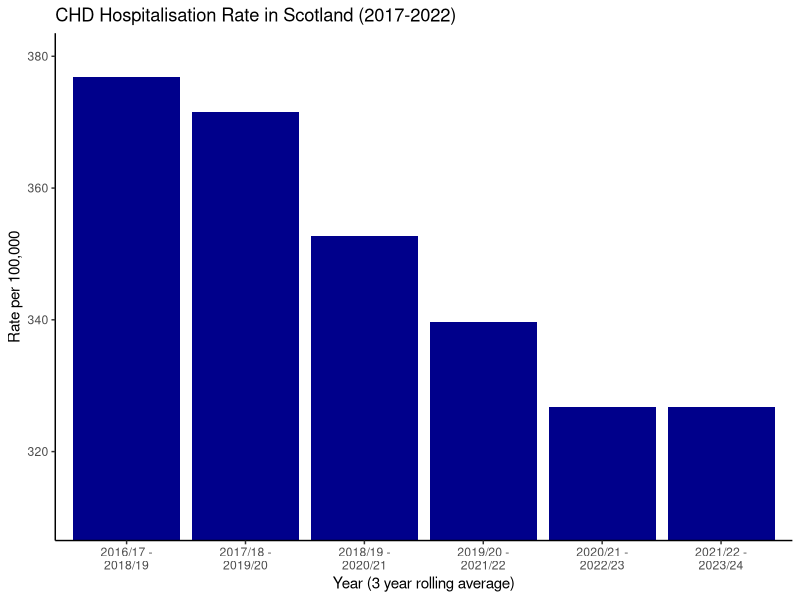

Recreate this plot in R.
## ---- chunk 1
knitr::opts_chunk$set(echo = TRUE)
## ---- chunk 2
library(tidyverse)
library(readr)
library(tidyr)
library(dplyr)
library(here)
## ---- chunk 3
CHD_data <- read_csv("ScotPHO_datatab_extract_2025-11-29.csv")
glimpse (CHD_data)
## ---- chunk 4
CHD_main <- CHD_data %>% select(year, period, numerator, measure) %>% filter(year>= 2017) %>% rename(Hosp_per_year = 'numerator', HospRate_100k = 'measure' )  
## ---- chunk 5
CHD_main <- CHD_main %>% mutate(period = gsub(" financial years; 3-year aggregates","", period )) %>% mutate(period = gsub("to","-", period ))
View(CHD_main)
## ---- chunk 6
# To check the mean of the hospitalisation numbers and rates for the period
summary(CHD_main)
## ---- chunk 7
ggplot(CHD_main, aes(x= str_wrap(period, 10), y= HospRate_100k)) + geom_col(fill = "blue4") + labs(title = "CHD Hospitalisation Rate in Scotland (2017-2022)", 
       x = "Year (3 year rolling average)", 
       y = "Rate per 100,000") + theme_classic() +
  coord_cartesian(ylim = c(310, 380))
